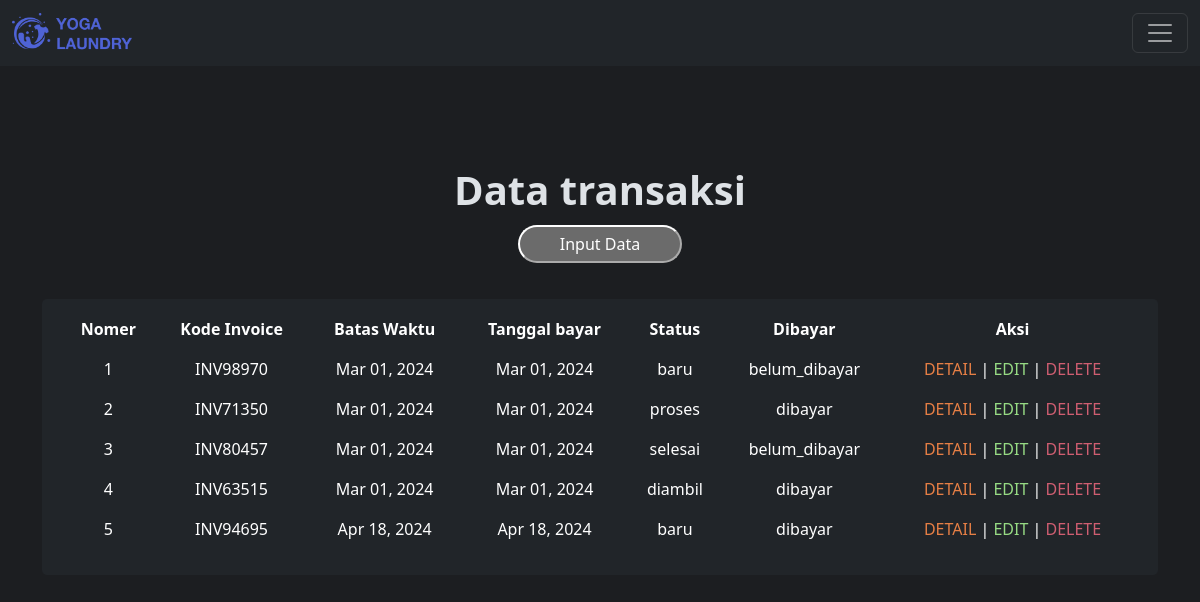
The app's page /php/view/control.php?page=view_transaksi (signed in) with its own data.
### tables this page shows
CREATE TABLE `tb_transaksi` (
  `id` int NOT NULL,
  `id_outlet` int NOT NULL,
  `kode_invoice` varchar(100) NOT NULL,
  `id_member` int NOT NULL,
  `tgl` datetime NOT NULL,
  `batas_waktu` datetime NOT NULL,
  `tgl_bayar` datetime NOT NULL,
  `biaya_tambahan` int NOT NULL,
  `diskon` double NOT NULL,
  `pajak` int NOT NULL,
  `status` enum('baru','proses','selesai','diambil') NOT NULL,
  `dibayar` enum('dibayar','belum_dibayar') NOT NULL,
  `id_user` int NOT NULL
);

### php/view/control.php (called while the page is built)
<?php
include_once "../template/header.php";
include_once "../template/content.php";
include_once "../template/footer.php";

### php/view/transaksi.php (the view, shortened to what this page needs)
<div class="view-container">
  <div class="view-header">
    <h1 class="fw-bold">Data transaksi</h1>
    <a href="./control.php?page=add_transaksi">
      <button class="view-button">Input Data</button>
    </a>
  </div>
  <div class="container">
    <div class="table-container">
      <table class="table table-borderless table-hover">
        <thead class="table-header text-center">
          <th>Nomer</th>
          <th>Kode Invoice</th>
          <th>Batas Waktu</th>
          <th>Tanggal bayar</th>
          <th>Status</th>
          <th>Dibayar</th>
          <th>Aksi</th>
        </thead>
        <?php
        $tampil = mysqli_query($koneksi, "SELECT * FROM tb_transaksi");
        $no = 1;
        while ($hasil = mysqli_fetch_array($tampil)) {
          $batas_waktu = date("M d, Y", strtotime($hasil['batas_waktu']));
          $tgl_bayar = date("M d, Y", strtotime($hasil['tgl_bayar']));
        ?>
          <tr class="text-center">
            <td data-cell="No"><?= $no++ ?></td>
            <td data-cell="Kode Invoice"><?= $hasil['kode_invoice']; ?></td>
            <td data-cell="Batas Waktu"><?= $batas_waktu; ?></td>
            <td data-cell="Tanggal Bayar"><?= $tgl_bayar; ?></td>
            <td data-cell="Status"><?= $hasil['status']; ?></td>
            <td data-cell="Dibayar"><?= $hasil['dibayar']; ?></td>
            <td data-cell="Aksi">
              <div class="action-container">
                <a style="color:#e67f45;" href="./control.php?page=detail_transaksi&id=<?= $hasil['id']; ?>">DETAIL</a> |
                <a style="color:#97db84;" href="./control.php?page=update_transaksi&id=<?= $hasil['id']; ?>">EDIT</a> |
                <a style="color:#cf5e71; cursor: pointer;" onclick="confirmDelete(<?= $hasil['id']; ?>)">DELETE
              </div>
            </td>
          </tr>
        <?php } ?>
      </table>
    </div>
  </div>
</div>

### style/style.css (style rules this page uses)
body { background-color: #1c1e21 !important; }
.table-container { background-color: #212529; border-radius: 5px; padding: 10px 20px; margin: 20px 0; }
.view-container { display: flex; flex-direction: column; align-items: center; gap: 1rem; padding: 100px 0; }
.view-button { border-radius: 150px; padding: 5px 40px; }
.view-header { display: flex; flex-direction: column; justify-content: center; align-items: center; gap: 0.2rem; }

### php/template/header.php (style rules this page uses)
* { text-decoration: none !important; }

### records on screen
tb_transaksi: kode_invoice "INV98970", batas_waktu "Mar 01, 2024", tgl_bayar "Mar 01, 2024", status "baru", dibayar "belum_dibayar"
tb_transaksi: kode_invoice "INV71350", batas_waktu "Mar 01, 2024", tgl_bayar "Mar 01, 2024", status "proses", dibayar "dibayar"
tb_transaksi: kode_invoice "INV80457", batas_waktu "Mar 01, 2024", tgl_bayar "Mar 01, 2024", status "selesai", dibayar "belum_dibayar"
tb_transaksi: kode_invoice "INV63515", batas_waktu "Mar 01, 2024", tgl_bayar "Mar 01, 2024", status "diambil", dibayar "dibayar"
tb_transaksi: kode_invoice "INV94695", batas_waktu "Apr 18, 2024", tgl_bayar "Apr 18, 2024", status "baru", dibayar "dibayar"
